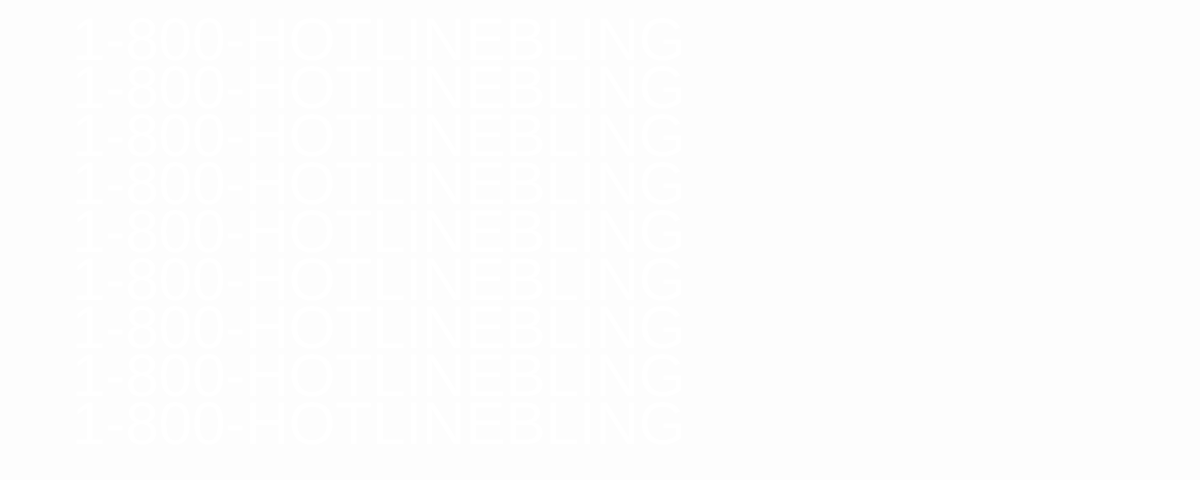
Frame 1 (no input)
Frame 60 (no input): identical to frame 1, image omitted
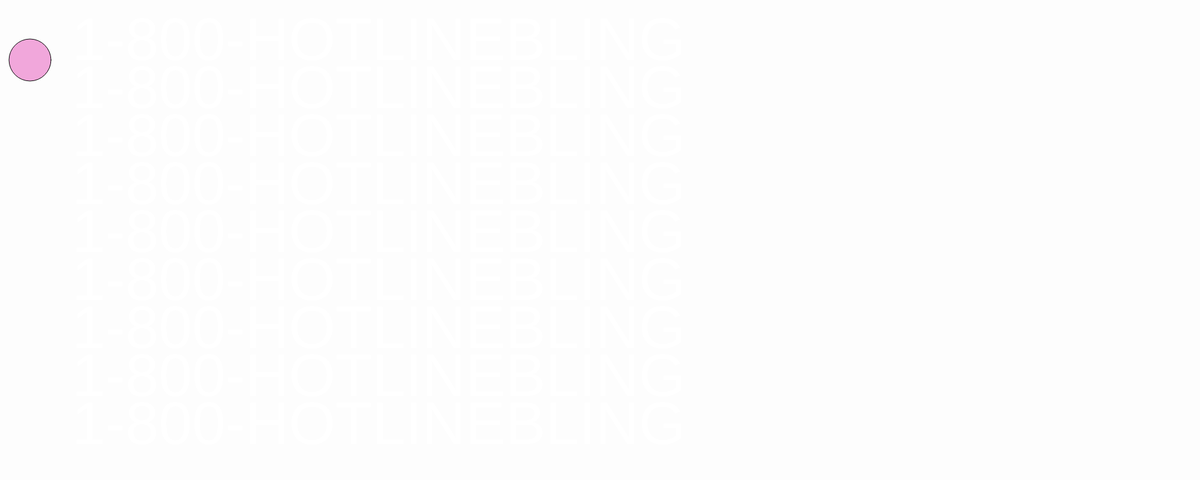
Frame 120 (the mouse pressed at the canvas centre since frame 60)

The p5.js sketch that drew these frames (run headless with seeded random() and noise() and a simulated clock; from frame 60 on, the mouse is pressed at the canvas centre):

// p5.js sketch
// ── sketch.js
var diam1 = 0;
function setup() {
  createCanvas(2000,800);
}

function draw () {
background("#FDFDFD");
fill("#f1a7db");
ellipse(50,100,diam1,diam1);

    textSize(100); //fontColor("#FFFFFF");
//text("1-800-HOTLINEBLING", -15, 120);
fill("#FFFFFF");
text("1-800-HOTLINEBLING", 120, 100);
fill("#FFFFFF");
text("1-800-HOTLINEBLING", 120, 180);
text("1-800-HOTLINEBLING", 120, 260);
fill("#FFFFFF");
text("1-800-HOTLINEBLING", 120, 340);
fill("#FFFFFF");
text("1-800-HOTLINEBLING", 120, 420);
text("1-800-HOTLINEBLING", 120, 500);
fill("#FFFFFF");
text("1-800-HOTLINEBLING", 120, 580);
fill("#FFFFFF");
text("1-800-HOTLINEBLING", 120, 660);
text("1-800-HOTLINEBLING", 120, 740);
fill("#FFFFFF");

}
function mousePressed(){
 diam1 = diam1+70;
}
